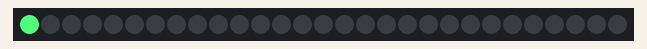
Recording of a sketch running on a simulated Arduino Uno, built with avr-gcc and run on an emulated ATmega328P. Parts: 29 RGB LEDs in strip order, left to right. Random numbers use the default seed unless the sketch sets one.

Above: at 0.01 s.
At 4.97 s:
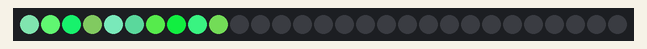
At 9.93 s:
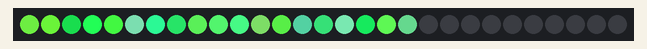
At 19.95 s:
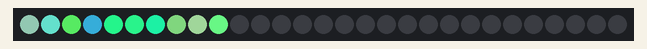
At 29.86 s:
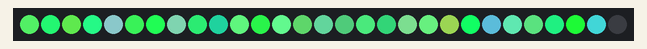
At 39.89 s:
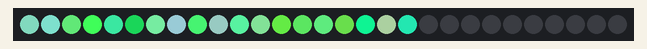

The sketch:

lights.ino
```cpp
#include <Adafruit_NeoPixel.h>

// Define the pin and number of LEDs
#define LED_PIN 5
#define NUM_LEDS 29

// Initialize the Adafruit NeoPixel library
Adafruit_NeoPixel strip = Adafruit_NeoPixel(NUM_LEDS, LED_PIN, NEO_GRB + NEO_KHZ800);

void setup() {
  // Initialize the NeoPixel strip
  strip.begin();
  strip.show();  // Initialize all pixels to 'off'
}

void loop() {
  // Call the Northern Lights effect
  northernLightsEffect(50);  // Adjust the speed (delay in ms)
}

void northernLightsEffect(int speed) {
  // Turn off all LEDs first
  for (int i = 0; i < NUM_LEDS; i++) {
    strip.setPixelColor(i, strip.Color(0, 0, 0));  // Turn off
  }
  strip.show();

  // Gradually turn on LEDs with random green, blue, and a bit of red for Northern Lights effect
  for (int i = 0; i < NUM_LEDS; i++) {
    // Generate a base green color with random blue and a bit of random red
    int red = random(10, 100);      // Add a subtle amount of red (less dominant)
    int green = random(100, 255);  // Green is the dominant color
    int blue = random(50, 150);    // Add a subtle random mix of blue

    // Set the color with random red, green, and blue for northern lights effect
    strip.setPixelColor(i, strip.Color(red, green, blue));
    strip.show();

    delay(speed);  // Control speed of lighting up
  }

  // Optionally, add a fading effect or other animations after the lights are fully on
}
```
